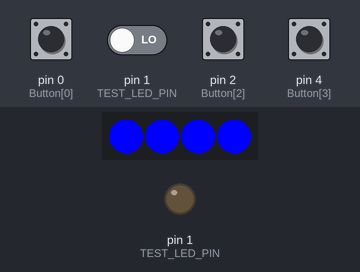
Recording of a sketch running on a simulated Arduino Uno, built with avr-gcc and run on an emulated ATmega328P. On the bench: 4 RGB LEDs in strip order, left to right, output pins drawn as LEDs (lit = HIGH). The inputs (shaded band) are chosen by the test bench; at power-on: pin 0 (Button[0]), pin 2 (Button[2]), pin 4 (Button[3]) HIGH, pin 1 (TEST_LED_PIN) LOW.

Above: at 7.2 s.
7.3 s: pin 0 (Button[0]) pulled LOW for 0.15 s
At 7.7 s:
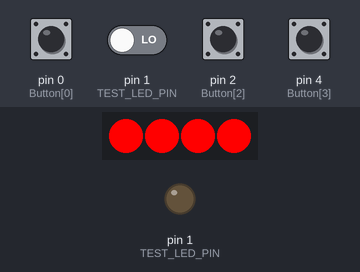
8.9 s: pin 1 (TEST_LED_PIN) driven HIGH
At 9.4 s:
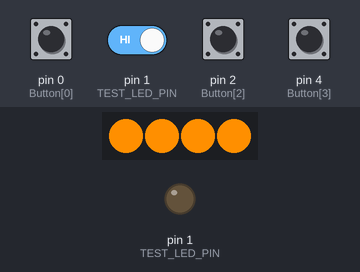
10.4 s: pin 2 (Button[2]) pulled LOW for 0.15 s
At 11.3 s:
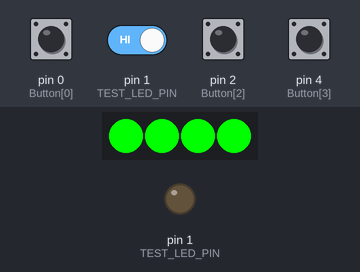
12.0 s: pin 0 (Button[0]) pulled LOW for 1 s
At 13.8 s:
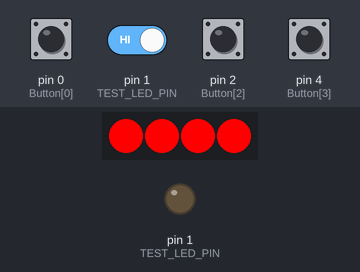
14.5 s: pin 2 (Button[2]) pulled LOW for 1 s
At 16.8 s:
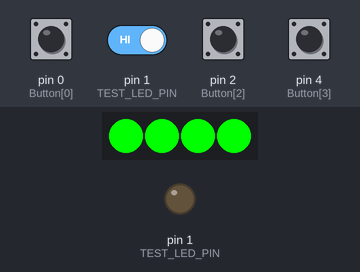
Timing chart, 0 to 18.0 s (numbered marks = the images above; inputs shaded):
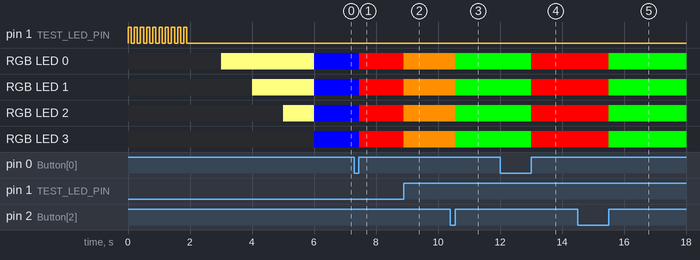

The sketch:

SimonPCB_Test.ino
```cpp
// 'Simon Game' assembled by S.Eames with help from the internet (thanks team :) )

// Include libraries
#include <Adafruit_NeoPixel.h>

///////////////////////// IO /////////////////////////
#define NUM_BTNS     4

#define LED_PIN      3
const uint8_t Button[NUM_BTNS] = {0, 1, 2, 4};  // Pins for buttons
#define RAND_ANALOG_PIN 5           // Analog pin -- Leave pin floating -- used to seed random number generator

// Button state arrays
uint8_t btnState_last[NUM_BTNS];    // State of buttons on previous iteration
uint8_t btnState_now[NUM_BTNS];        // Last read state of buttons

//////////////////// Pixel Setup ////////////////////
#define NUM_LEDS  4

Adafruit_NeoPixel leds = Adafruit_NeoPixel(NUM_LEDS, LED_PIN, NEO_GRB + NEO_KHZ800);

#define LED_BRIGHTNESS 20

// Colours!
#define COL_RED     0xFF0000
#define COL_YELLOW  0xFF8F00
#define COL_GREEN   0x00FF00
#define COL_BLUE    0x0000FF

const uint32_t BTN_COLS[NUM_BTNS] = {COL_RED, COL_YELLOW, COL_GREEN, COL_BLUE};

#define COL_WHITE   0xFFFF7F
#define COL_BLACK   0x000000


//////////////////// MISC VARIABLES ////////////////////

///// TIMING

#define DEBOUNCE        5     // (ms) Button debounce time
#define LED_REFRESH     100   // (ms) Refresh rate of LED patterns
#define LED_EFFECT_TIME    150      // (ms) Interval of LED effects
#define LED_EFFECT_LOOP    10       // Multiplier of LED effect time

// StepTime (ms) is the on & off time intervals of steps played back in a sequence.
// SEQ_STEP_PER_BLOCK indicates when speed increases - i.e. after level = SEQ_STEP_PER_BLOCK, seq_StepTime[1] is used for interval
// For levels higher than sizeof(seq_StepTime) * SEQ_STEP_PER_BLOCK, seq_StepTime[sizeof(seq_StepTime) -1] is used
// When in ST_SeqRec, 2*seq_StepTime is the allowed space for players to press button
uint16_t seq_StepTime[] = {600, 550, 500, 450, 400, 350, 300, 250, 200};
uint8_t seq_StepTimeStage = 0;
#define SEQ_STEP_PER_BLOCK 4

#define SEQ_INPUTTIME_MULT 3     // SEQ_INPUTTIME_MULT * seq_StepTime[x] = max allowed time to press button


///// PATTERN
#define SEQ_MAX_LEN  100            // Maximum sequence length (maximum value uint8_t can store)
uint8_t sequence[SEQ_MAX_LEN];      // Holds sequence used for game
uint8_t seq_level = 0;           // Current level achieved of sequence - increments with each success
uint8_t seq_RecPlayStep = 0;     // Current step being either played back or recorded
uint8_t highscore = 0;           // Holds highest achieved level (since power on);
uint8_t seq_LightOn = 0;         // (bool) holds whether in on or off state of playing sequence
uint8_t lastBtnPressed = NUM_BTNS;

#define TEST_LED_PIN 1

void setup()
{

   // Test LED on PB1
   pinMode(TEST_LED_PIN, OUTPUT);
   for (uint8_t i = 0; i < 10; ++i)
   {
      digitalWrite(TEST_LED_PIN, HIGH);
      delay(100);
      digitalWrite(TEST_LED_PIN, LOW);
      delay(100);
   }

   // Initialise IO
   for (uint8_t i = 0; i < NUM_BTNS; ++i)
   {
      pinMode(Button[i], INPUT);
      btnState_last[i] = 1;            // Set initial assumed button state
   }

   // // Initialise LEDs
   leds.begin();

   for (uint8_t i = 0; i < NUM_LEDS; ++i)
   {
      delay(1000);
      leds.setPixelColor(i, COL_WHITE);
      leds.show();
   }


}


void loop()
{
   // Light LEDs according to whatever button was pressed
   uint8_t tempButton = checkButtons();
   if (tempButton != NUM_BTNS)
   {
      leds.fill(BTN_COLS[tempButton]);
      leds.show();
   }

}


uint8_t checkButtons()
{
   // Checks button state
   // If button just pressed returns that button number, else returns NUM_BTNS


   // Debounce buttons
   static long lasttime;

   if (millis() < lasttime)                  // Millis() wrapped around - restart timer
      lasttime = millis();

   if ((lasttime + DEBOUNCE) > millis())        // Debounce timer hasn't elapsed
      return NUM_BTNS;

   lasttime = millis();                   // Debouncing complete; record new time & continue

   // Record button state
   for (uint8_t i = 0; i < NUM_BTNS; ++i)
   {
      btnState_now[i] = !digitalRead(Button[i]);   // Read input

      if (btnState_now[i] != btnState_last[i])  // If button state changed
      {
         btnState_last[i] = btnState_now[i];    // Record button state

         if (!btnState_now[i])
            return i;                     // Return number of button that was just pressed
      }
   }

   return NUM_BTNS;                       // Return NUM_BTNS if no buttons pressed
}
```

Measured:
- after the input at 7.3 s, RGB LED 0–3: RGB(0, 0, 255) → RGB(255, 0, 0) after 0.15 s
- after the input at 8.9 s, RGB LED 0–3: RGB(255, 0, 0) → RGB(255, 143, 0) at once
- after the input at 10.4 s, RGB LED 0–3: RGB(255, 143, 0) → RGB(0, 255, 0) after 0.15 s
- after the input at 12.0 s, RGB LED 0–3: RGB(0, 255, 0) → RGB(255, 0, 0) after 1.0 s
- after the input at 14.5 s, RGB LED 0–3: RGB(255, 0, 0) → RGB(0, 255, 0) after 1.0 s
